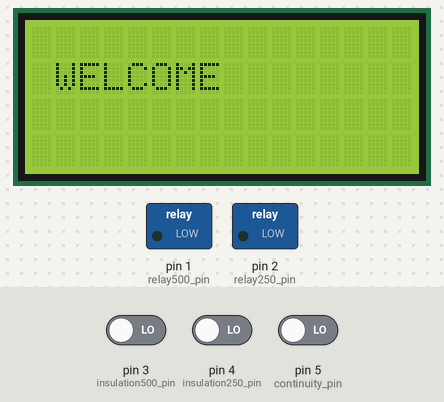
This sketch was run on a simulated Arduino Uno, built with avr-gcc and run on an emulated ATmega328P. Parts: 16×4 character LCD, switched loads named in the sketch (green lamp = pin HIGH). The inputs (shaded band) are chosen by the test bench; at power-on: pin 3 (insulation500_pin) LOW, pin 4 (insulation250_pin) LOW, pin 5 (continuity_pin) LOW.

Above: at 0.1 s.
1.5 s: pin 3 (insulation500_pin) driven HIGH
At 2.7 s:
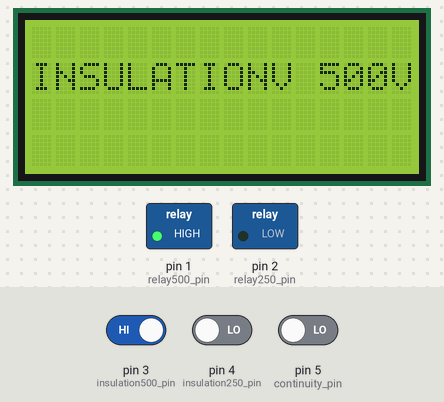
3.0 s: pin 4 (insulation250_pin) driven HIGH
At 4.1 s:
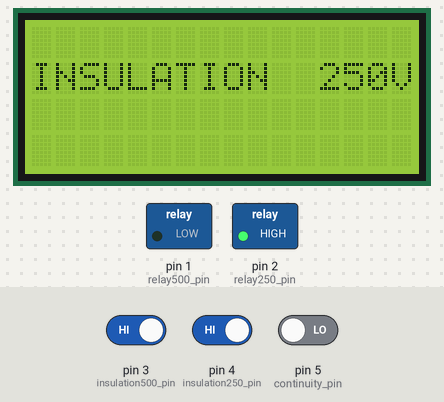
4.5 s: pin 5 (continuity_pin) driven HIGH
At 5.3 s:
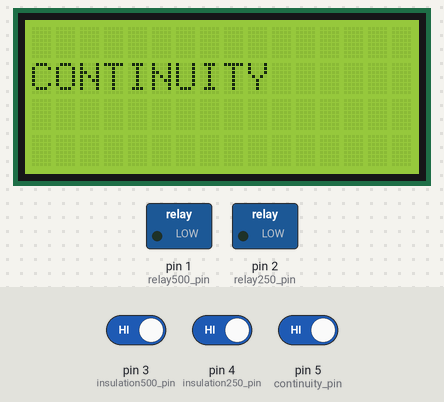
6.0 s: pin 5 (continuity_pin) driven LOW
At 6.4 s:
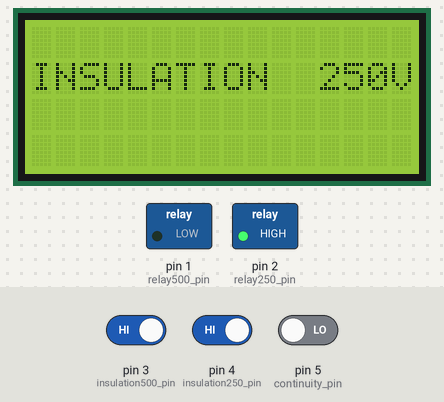
7.5 s: pin 4 (insulation250_pin) driven LOW
At 8.7 s:
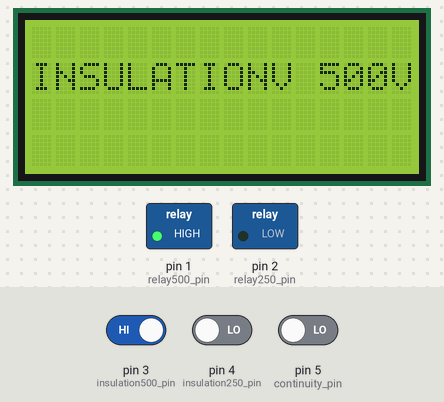
Timing chart, 0 to 10.0 s (numbered marks = the images above; inputs shaded):
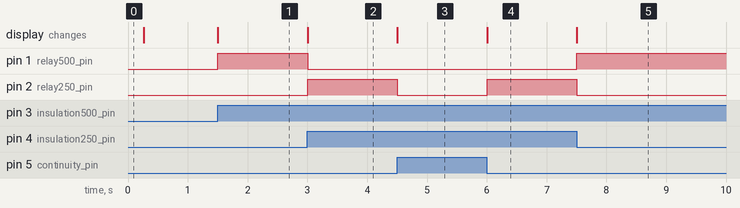

The sketch:

portable_installation_testing_device_with_charging_system.ino
```cpp
#include <LiquidCrystal.h>
#include <TimeLib.h>
LiquidCrystal lcd(11, 10, 9, 8, 7, 6);
void displayText(int row, char text[]);
void displayInt(int row, int value);
void debug();
void debugDel();
void debugVal(int text);
int continuity();
int insulation250();
int insulation500();
void continuitytester();
void meggertester(int voltage_level);

int start_time = 200;
int continuity_pin = 5, insulation250_pin = 4, insulation500_pin = 3, relay250_pin = 2, relay500_pin = 1;
int continuity_status = 0, insulation250_status = 0, insulation500_status = 0;
int continuityion_count = 1, button_delay = 200, continuity_press = 1;
int running_time;
int voltage500_pin = A0;
int voltage250_pin = A1;
int insulation0_pin = A3;

void setup() {
	lcd.begin(16, 4);
	lcd.setCursor(1, 1);
    lcd.print("WELCOME");
    delay (start_time);
    lcd.clear();

    pinMode(continuity_pin, INPUT); pinMode(insulation250_pin, INPUT); pinMode(insulation500_pin, INPUT); pinMode(relay250_pin, OUTPUT); pinMode(relay500_pin, OUTPUT), pinMode(voltage250_pin, INPUT), pinMode(voltage500_pin, INPUT), pinMode(insulation0_pin, INPUT);
}


void loop() {
continuity_status = digitalRead(continuity_pin);
insulation250_status = digitalRead(insulation250_pin);
insulation500_status = digitalRead(insulation500_pin);
if(continuity_status == 1){
	displayText(1, "CONTINUITY      ");
	continuity();
}
else if(insulation250_status == 1){
	displayText(1, "INSULATION  250V");
	insulation250();
}

else if(insulation500_status == 1){
	displayText(1, "INSULATIONV 500V");
	insulation500();
}
}


int continuity(){
	digitalWrite(0, HIGH);
digitalWrite(relay250_pin, LOW);
digitalWrite(relay500_pin, LOW);


}
int insulation250(){
digitalWrite(relay250_pin, HIGH);
digitalWrite(0, LOW);
digitalWrite(relay500_pin, LOW);

}
int insulation500(){
digitalWrite(relay500_pin, HIGH);
digitalWrite(relay250_pin, LOW);
digitalWrite(0, LOW);
}

void displayText(int row, char text[]){
    lcd.setCursor(0, row);
    lcd.print(text);
    return;
}

void displayInt(int row, int value){
	lcd.setCursor(0, row);
	lcd.print(value);
	return;
}
void debug(){
	displayText(0, "DEBUGGING HERE");
}
void debugDel(){
	displayText(0, "DEBUGGINGDELAY");
	delay(500);
}
void debugVal(int text){
	lcd.setCursor(0, 0);
    lcd.print(text);
}

int callWithTime(int function(), int return_val, int time){
	if(running_time == 0){
		start_time = now();
		if(function() == return_val){
			return return_val;
		}
		running_time = 1;
	}
	else if(running_time > 0){
		if(running_time < time){
			running_time = now();
			debugVal(running_time);
			if(function() == return_val){
				return return_val;
			}
			callWithTime(function, return_val, time);
		}

	}
	else if(running_time >= time){
		running_time = 0;
		return;
	}
}
```

Measured:
- after the input at 1.5 s, pin 1 (relay500_pin): LOW → HIGH at once; the display: changes at once (image 1)
- after the input at 3.0 s, pin 1 (relay500_pin): HIGH → LOW at once; pin 2 (relay250_pin): LOW → HIGH at once; the display: changes at once (image 2)
- after the input at 4.5 s, pin 2 (relay250_pin): HIGH → LOW at once; the display: changes at once (image 3)
- after the input at 6.0 s, pin 2 (relay250_pin): LOW → HIGH at once; the display: changes at once (image 4)
- after the input at 7.5 s, pin 1 (relay500_pin): LOW → HIGH at once; pin 2 (relay250_pin): HIGH → LOW at once; the display: changes at once (image 5)
